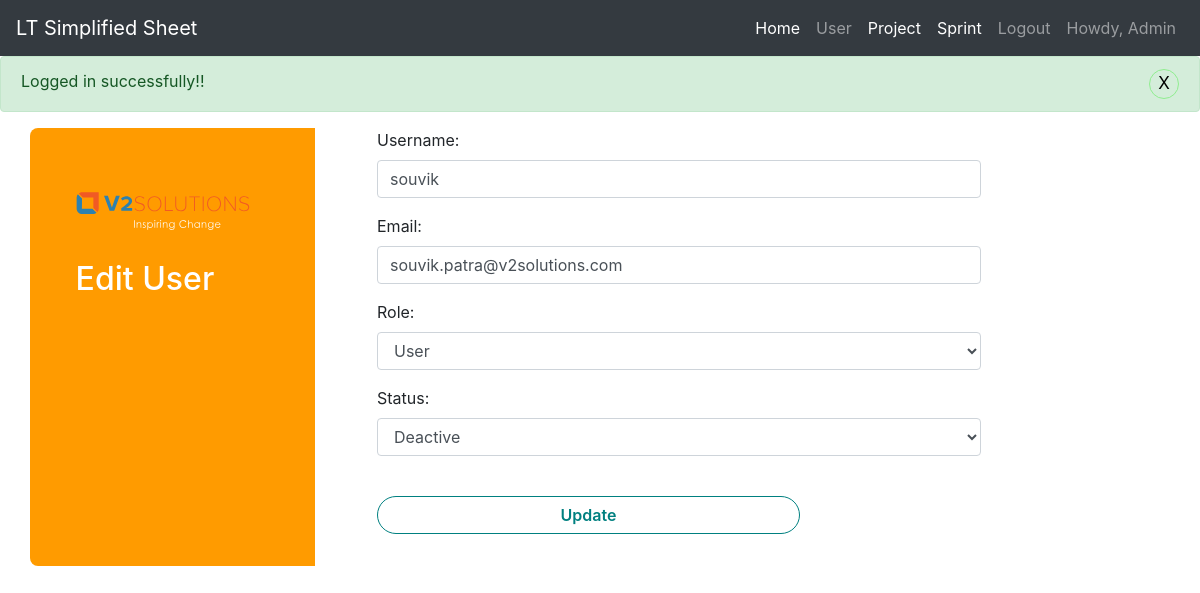
Page /user_edit.php?id=3 (signed in) on the committed database.
### tables this page shows
CREATE TABLE `user_accounts` (
  `id` int(11) NOT NULL,
  `username` varchar(50) NOT NULL,
  `password` varchar(255) NOT NULL,
  `email` varchar(100) NOT NULL,
  `role` smallint(25) NOT NULL,
  `status` smallint(25) NOT NULL DEFAULT 1
);

### includes/function.php (called while the page is built, shortened)
<?php
function tep_db_input($string, $link = 'db_link')
{
  global $$link;
  return mysqli_real_escape_string($$link, $string);
}
function tep_db_fetch_array($db_query)
{
  return mysqli_fetch_array($db_query, MYSQLI_ASSOC);
}
function tep_db_query($query, $link = 'db_link')
{
  global $$link;
  $result = mysqli_query($$link, $query) or tep_db_error($query, mysqli_errno($$link), mysqli_error($$link));
  return $result;
}

### user_edit.php (the view, shortened to what this page needs)
<?php
include('includes/header.php');
$result = tep_db_query("SELECT id, username, email, password, role, status FROM user_accounts WHERE id = '" . tep_db_input($_GET['id']) . "'");
$row = tep_db_fetch_array($result);
?>
<div class="container contact">
    <div class="row mt-3">
        <div class="col-md-3">
            <div class="contact-info">
                <img src="images/v-2-logo.svg" alt="image" />
                <h2>Edit User</h2>
            </div>
        </div>
        <div class="col-md-9">
            <form method="POST" action="user_edit.php?action=updateuser" name="automate-sheet">
                <div class="contact-form">
                    <div class="form-group">
                        <label class="control-label col-sm-6" for="fname">Username:</label>
                        <div class="col-sm-10">
                            <input class="form-control" type="text" name="username" placeholder="Username" id="username" value="<?php echo $row['username']; ?>" />
                        </div>
                    </div>
                    <div class="form-group">
                        <label class="control-label col-sm-6" for="lname">Email:</label>
                        <div class="col-sm-10">
                            <input class="form-control" type="email" name="email" placeholder="Email" id="email" value="<?php echo $row['email']; ?>" />
                        </div>
                    </div>
                    <div class="form-group">
                        <label class="control-label col-sm-6" for="comment">Role:</label>
                        <div class="col-sm-10">
                            <select name="role" class="form-control">
                                <option value="0" <?php if ($row['role'] == 0) echo 'selected="selected"'; ?>>User</option>
                            </select>
                        </div>
                    </div>
                    <div class="form-group">
                        <label class="control-label col-sm-6" for="comment">Status:</label>
                        <div class="col-sm-10">
                            <select name="status" class="form-control">
                                <option value="0" <?php if ($row['status'] == 0) echo 'selected="selected"'; ?>>Deactive</option>
                            </select>
                        </div>
                    </div>
                    <div class="form-group">
                        <div class="col-sm-offset-2 col-sm-10">
                            <button type="submit" class="btn btn2 btn-default" name="automate">Update</button>
                        </div>
                    </div>
                </div>
            </form>
        </div>
    </div>
</div>
<?php include_once('includes/footer.php'); ?>

### css/style.css (style rules this page uses)
form { padding: 0 2em; }
.btn2 { width: 70%; border-radius: 30px; }
.btn { transition: all 0.5s ease; color: #008080; font-weight: 600; background-color: #fff; border: 1px solid #008080; margin-top: 1.5em; margin-bottom: 1em; }
.contact .col-md-3 { background: #ff9b00; padding: 4%; border-top-left-radius: 0.5rem; border-bottom-left-radius: 0.5rem; }
.contact-info { margin-top: 10%; }
.contact-info img { margin-bottom: 15%; }
.contact-info h2 { color: #fff; }

### rows in the picture
user_accounts: username "souvik", email "souvik.patra@v2solutions.com", role "User", status "Deactive"

### other values in the picture
$_SESSION['loginuser']['name'] "Admin"
$_SESSION['success'] "Logged in successfully!!"
